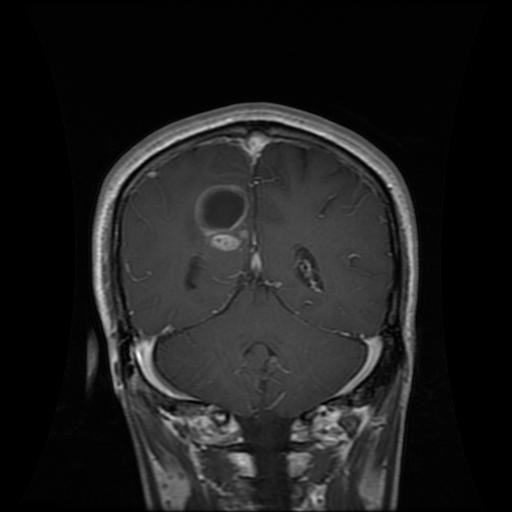
#> input picture Image_Data/glioma/Te-gl_0041.jpg, 512 x 512 px, found by its file name; the run also reads 2 pictures not shown here
$ jupyter execute Capstone_3_Data_Wrangling_EDA.ipynb
#> lines starting #> are read from the running program, lines starting #| are printed output that depends on the picture
# Capstone 3 - Tumor Dectection from MRI image

This project involves training a deep learning model to automatically detect brain tumors in MRI scans. The project will focus on developing a model that can classify MRI images as either tumor (malignant/benign) or non-tumor, providing a valuable tool for radiologists and healthcare professionals.

# Data Wrangling and EDA

[cell 1]
#Import libraries
import os
import numpy as np
import pandas as pd
import matplotlib.pyplot as plt
import seaborn as sns
from PIL import Image
from collections import Counter
from tqdm import tqdm
import shutil
from sklearn.utils.class_weight import compute_class_weight

## Load Data

Since I don't want to put too much strain on computer's resorces, I started by creating a data frame with the file path of the MRI image and the label of the image. Images were labeled as no tumor, giloma, meningioma, and pituitary.

Since my goal is a binary classification problem, tumor or no tumor, I will aslo convert these categorical labels to binary lables. I will keep the original lables for now as I might want to expand the model to multiclass classification in the future.

[cell 2]
# Path to the dataset folder
data_dir = r"C:\Users\Travi\OneDrive\Documents\GitHub\Springboard_Data_Science_Capstone_Project_3\Image_Data"

# Get all categories
categories = os.listdir(data_dir)

# Create DataFrame with image paths and their labels
data = []

for category in categories:
    category_path = os.path.join(data_dir, category)
    for img_file in os.listdir(category_path):
        img_path = os.path.join(category_path, img_file)
        data.append([img_path, category])
df = pd.DataFrame(data, columns=['file_path', 'label'])

# Shuffle the data
df = df.sample(frac=1).reset_index(drop=True)

[cell 3]
df.head()

## Encode Labels

I will now encode the categorical labels to binary lables to be used for my binary classificaiton model.

[cell 4]
#Create binary labels
def convert_to_binary(label):
    return 0 if label == 'notumor' else 1

df['binary_label'] = df['label'].apply(convert_to_binary)

[cell 5]
df.head()

## Adding Image MetaData

I will now add the image metadata, specifically image size and mode to the dataframe.

[cell 6]
# Add image sizes and modes to the data frame
def get_image_data(path):
    try:
        with Image.open(path) as img:
#> img is the input picture: PIL image 512x512 RGB; min 0, max 255, mean 29.8
            return img.size, img.mode  # (width, height), mode
    except Exception as e:
        return None, None  # In case of corrupted image

# Apply to DataFrame
df[['image_size', 'image_mode']] = df['file_path'].apply(
    lambda path: pd.Series(get_image_data(path))
)
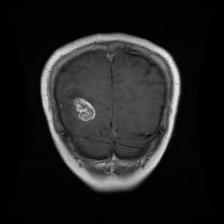
#> input picture Image_Data/copy_of_original_images/Te-gl_0236.jpg, 224 x 224 px, found by its file name
#> in get_image_data, img is the input picture: PIL image 224x224 RGB; min 0, max 253, mean 32.2

[cell 7]
df.head()

[cell 8]
# Inspect the image sizes and modes
print(df.image_size.unique())
print(df.image_mode.unique())

## Standardize Image Size and Mode

It looks like the images in the data set differ in image size and image mode. I will need to convert and standardize both the image size and mode.

There are 2 main types of models that I want to explore for this project.

First I will explore transfer learning with both MobileNetV2 and EfficientNetB0 models. This will allow me to leverage powerful models already trained on large image datasets. I will just need to "fine-tune" them on my MRI dataset and should give me great performance even with small datasets. This is a good starting point since I am fairly new to image data.

The other model I will explore is a custom Convolutional Neural Network (CNN) model. This will allow me to build and experiment with my own architecture to help me gain a better understanding on how CNN layers (Conv, Pool, Dropout, etc.) work.

I will now standardize all the image sizes and modes to prepare them for training. I will start by creating a copy of all images to preserve my original dataset.

[cell 9]
#Create new directory to copy all images
output_dir = r"C:\Users\Travi\OneDrive\Documents\GitHub\Springboard_Data_Science_Capstone_Project_3\Image_Data\copy_of_original_images"
os.makedirs(output_dir, exist_ok=True)

[cell 10]
#Copy all images and save in new directory
def copy_image(row, output_dir):
    src = row['file_path']
    dst = os.path.join(output_dir, os.path.basename(src))
    try:
        shutil.copy2(src, dst)  # copy2 preserves metadata
        return dst
    except Exception as e:
        print(f"Failed to copy {src}: {e}")
        return None

# Apply to the DataFrame
tqdm.pandas()
df['file_path'] = df.progress_apply(lambda row: copy_image(row, output_dir), axis=1)

## Convert Image Modes

[cell 11]
#Convert all image modes to RGB
def convert_to_rgb(path):
    try:
        img = Image.open(path)
        if img.mode != 'RGB':
            img = img.convert('RGB')
            img.save(path)
        return 'RGB'
    except Exception as e:
        print(f"Error converting {path}: {e}")
        return None

tqdm.pandas()
df['image_mode'] = df['file_path'].progress_apply(convert_to_rgb)

[cell 12]
#Apply image mode transfermation to DataFrame
def get_mode(path):
    with Image.open(path) as img:
        return img.mode

df['image_mode'] = df['file_path'].apply(get_mode)

[cell 13]
print(df.image_mode.unique())

## Convert Image Size

Since I am starting with tranfer learning and will be using the MobileNetV2 and EfficientNetB0 pretrained models, I will convert all images to (224,224) since both models were pretrained with that image size.

[cell 14]
# Target size
target_size = (224, 224)  # (width, height)

# Resize images
for path in tqdm(df['file_path'], desc="Resizing images"):
    try:
        img = Image.open(path)
        img = img.resize(target_size)
        img.save(path)
    except Exception as e:
        print(f"[ERROR] {path}: {e}")

[cell 15]
# Add resized images to DataFrame
df['image_size'] = df['file_path'].apply(lambda path: img.size)
df.image_size.unique()

## Explore Class Balance

I will now explore the class balance between tumor images and non-tumor images. This will guide me on how to handle and class imbalance if necessary.

[cell 16]
#Explore class balance
sns.countplot(x='binary_label', data=df)
plt.title("Tumor vs Non-Tumor Class Distribution")
plt.show()
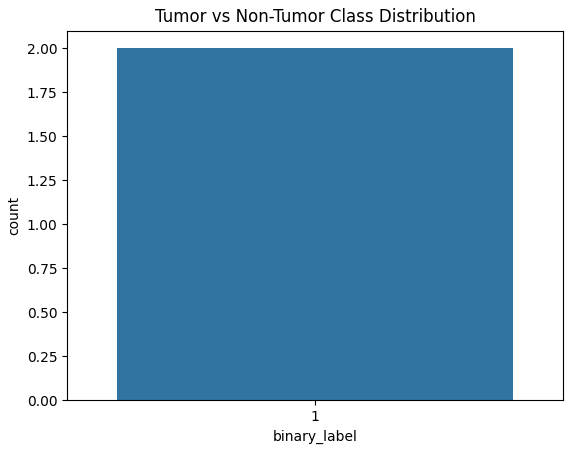
#> figure drawn by matplotlib, 1 panel
